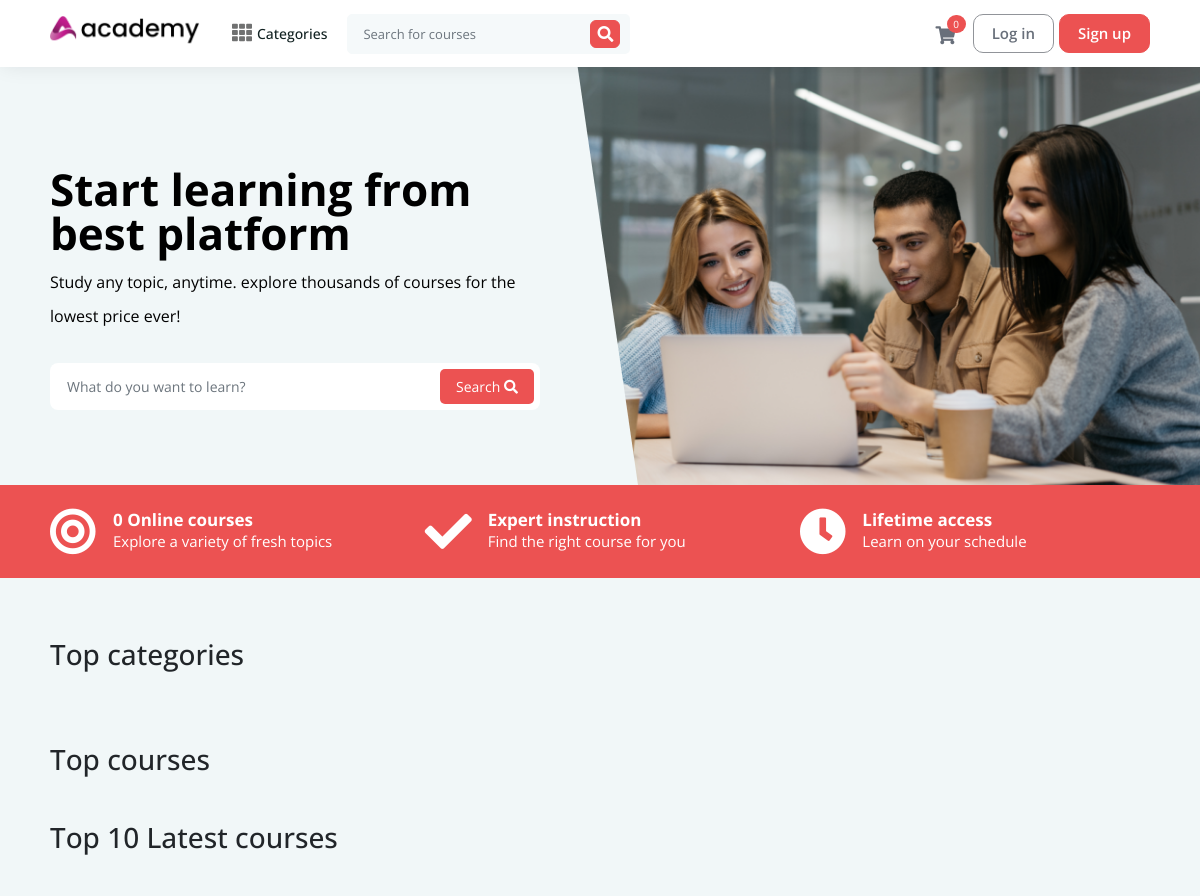
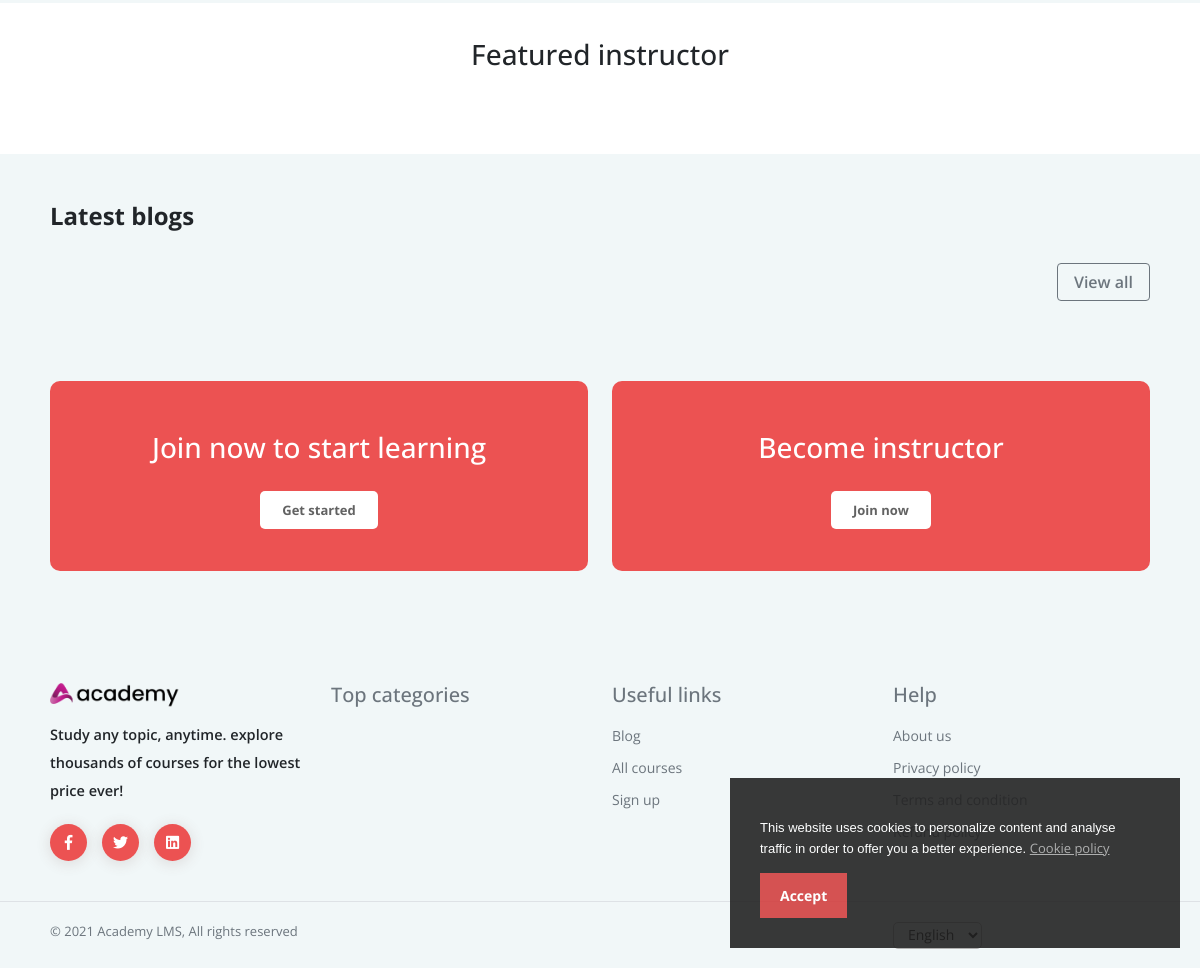
The page / on the database its author committed (2 pictures, top to bottom).
### tables this page shows
CREATE TABLE `frontend_settings` (
  `id` int(11) UNSIGNED NOT NULL,
  `key` varchar(255) DEFAULT NULL,
  `value` longtext
);

### application/views/frontend/default/home.php (the view, shortened to what the rows shown need)
<section class="home-banner-area" id="home-banner-area" style="background-image: url('<?= base_url("uploads/system/" . get_frontend_settings('banner_image')); ?>'); background-position: right; background-repeat: no-repeat; padding: 100px 0 75px; background-size: auto 100%; color: #fff;">
    <div class="cropped-home-banner" ></div>
    <div class="container-xl">
        <div class="row">
            <div class="col position-relative">
                <div class="home-banner-wrap">
                    <h2 class="fw-bold"><?php echo site_phrase(get_frontend_settings('banner_title')); ?></h2>
                    <p><?php echo site_phrase(get_frontend_settings('banner_sub_title')); ?></p>
                    <form class="" action="<?php echo site_url('home/search'); ?>" method="get">
                        <div class="input-group">
                            <input type="text" class="form-control" name="query" placeholder="<?php echo site_phrase('what_do_you_want_to_learn'); ?>?">
                            <div class="input-group-append p-6px bg-white">
                                <button class="btn" type="submit"><?php echo site_phrase('search'); ?> <i class="fas fa-search"></i></button>
                            </div>
                        </div>
                    </form>
                </div>
            </div>
        </div>
    </div>
</section>
<section class="home-fact-area">
    <div class="container-lg">
        <div class="row">
            <?php $courses = $this->crud_model->get_courses(); ?>
            <div class="col-md-4 d-flex">
                <div class="home-fact-box mr-md-auto mr-auto">
                    <i class="fas fa-bullseye float-start"></i>
                    <div class="text-box">
                        <h4><?php
                            $status_wise_courses = $this->crud_model->get_status_wise_courses();
                            $number_of_courses = $status_wise_courses['active']->num_rows();
                            echo $number_of_courses . ' ' . site_phrase('online_courses'); ?></h4>
                        <p><?php echo site_phrase('explore_a_variety_of_fresh_topics'); ?></p>
                    </div>
                </div>
            </div>
            <div class="col-md-4 d-flex">
                <div class="home-fact-box mr-md-auto mr-auto">
                    <i class="fa fa-check float-start"></i>
                    <div class="text-box">
                        <h4><?php echo site_phrase('expert_instruction'); ?></h4>
                        <p><?php echo site_phrase('find_the_right_course_for_you'); ?></p>
                    </div>
                </div>
            </div>
            <div class="col-md-4 d-flex">
                <div class="home-fact-box mr-md-auto mr-auto">
                    <i class="fa fa-clock float-start"></i>
                    <div class="text-box">
                        <h4><?php echo site_phrase('lifetime_access'); ?></h4>
                        <p><?php echo site_phrase('learn_on_your_schedule'); ?></p>
                    </div>
                </div>
            </div>
        </div>
    </div>
</section>
<?php if($course_accessibility): ?>
    <section class="mb-5">
        <div class="container-lg">
            <h3 class="course-carousel-title my-4"><?php echo site_phrase('top_categories'); ?></h3>
        </div>
    </section>
    <section class="course-carousel-area">
        <div class="container-lg">
            <div class="row">
                <div class="col">
                    <h3 class="course-carousel-title mb-4"><?php echo site_phrase('top_courses'); ?></h3>
                </div>
            </div>
        </div>
    </section>
    <section class="course-carousel-area">
        <div class="container-lg">
            <div class="row">
                <div class="col">
                    <h3 class="course-carousel-title mb-4"><?php echo site_phrase('top') . ' 10 ' . site_phrase('latest_courses'); ?></h3>
                </div>
            </div>
        </div>
    </section>
    <section class="featured-instructor">
        <div class="container-lg">
            <div class="row">
                <div class="col">
                    <h3 class="text-center mb-5"><?php echo site_phrase('featured_instructor'); ?></h3>
                </div>
            </div>
        </div>
    </section>
<?php endif; ?>
<?php if(get_frontend_settings('blog_visibility_on_the_home_page')): ?>
    <section class="section-blog py-5">
        <div class="container-lg">
            <div class="row row-cols-1 row-cols-lg-4 row-cols-md-3 g-4 justify-content-center">
                <div class="col-12">
                    <h4 class="fw-700"><?php echo site_phrase('latest_blogs'); ?></h4>
                </div>
                <div class="col-12">
                    <a class="float-end btn btn-outline-secondary px-3 fw-600" href="<?php echo site_url('blogs'); ?>"><?php echo site_phrase('view_all'); ?></a>
                </div>
            </div>
        </div>
    </section>
<?php endif; ?>
<div class="container-xl">
    <div class="row justify-content-evenly py-3 mb-4">
      <div class="col-md-6 <?php if (get_settings('allow_instructor') != 1) echo 'w-100'; ?> mt-3 mt-md-0">
        <div class="become-user-label text-center mt-3">
          <h3 class="pb-4"><?php echo site_phrase('join_now_to_start_learning'); ?></h3>
          <a href="<?php echo site_url('home/sign_up'); ?>"><?php echo site_phrase('get_started'); ?></a>
        </div>
      </div>
      <?php if (get_settings('allow_instructor') == 1) : ?>
          <div class="col-md-6">
            <div class="become-user-label text-center mt-3">
                <h3 class="pb-4"><?php echo site_phrase('become_instructor'); ?></h3>
                <?php if($this->session->userdata('user_id')): ?>
                    <a href="<?php echo site_url('user/become_an_instructor'); ?>"><?php echo site_phrase('join_now'); ?></a>
                <?php else: ?>
                    <a href="<?php echo site_url('home/sign_up'); ?>"><?php echo site_phrase('join_now'); ?></a>
                <?php endif; ?>
            </div>
          </div>
      <?php endif; ?>
    </div>
</div>

### application/views/frontend/default/logged_out_header.php (shortened to what the rows shown need)
<section class="menu-area bg-white">
  <div class="container-xl">
    <nav class="navbar navbar-expand-lg bg-white">
      <a href="<?php echo site_url(''); ?>" class="navbar-brand" href="#"><img src="<?php echo base_url('uploads/system/'.get_frontend_settings('dark_logo')); ?>" alt="" height="35"></a>
      <?php include 'menu.php'; ?>
      <form class="inline-form me-auto" action="<?php echo site_url('home/search'); ?>" method="get">
        <div class="input-group search-box mobile-search">
          <input type="text" name = 'query' class="form-control" placeholder="<?php echo site_phrase('search_for_courses'); ?>">
          <div class="input-group-append">
            <button class="btn" type="submit"><i class="fas fa-search"></i></button>
          </div>
        </div>
      </form>
      <div class="cart-box menu-icon-box" id = "cart_items">
        <?php include 'cart_items.php'; ?>
      </div>
      <div class="sign-in-box btn-group">
        <a href="<?php echo site_url('home/login'); ?>" class="btn btn-sign-in"><?php echo site_phrase('log_in'); ?></a>
        <a href="<?php echo site_url('home/sign_up'); ?>" class="btn btn-sign-up"><?php echo site_phrase('sign_up'); ?></a>
      </div>
    </nav>
  </div>
</section>

### application/views/frontend/default/eu-cookie.php (shortened to what the rows shown need)
<link rel="stylesheet" type="text/css" href="<?php echo site_url(); ?>assets/frontend/eu-cookie/purecookie.css" async />
<div class="cookieConsentContainer" id="cookieConsentContainer" style="opacity: .9; display: block; display: none;">
  <div class="cookieDesc">
    <p>
      <?php echo get_frontend_settings('cookie_note');?>
      <a class="link-cookie-policy" href="<?php echo site_url('home/cookie_policy'); ?>"><?php echo site_phrase('cookie_policy'); ?></a>
    </p>
  </div>
  <div class="cookieButton">
    <a onclick="cookieAccept();"><?php echo site_phrase('accept'); ?></a>
  </div>
</div>

### application/views/frontend/default/footer.php (shortened to what the rows shown need)
<footer class="footer-area d-print-none bg-gray mt-5 pt-5">
  <div class="container-xl">
    <div class="row mb-3">
      <div class="<?php if($course_accessibility){echo 'col-md-3';}else{echo 'col-md-6';} ?> col-sm-12 order-sm-first">
        <img src="<?php echo base_url('uploads/system/'.get_frontend_settings('dark_logo')); ?>" width="130">
        <span class="d-block mb-1 mt-2 fw-600" style="font-size: 14.5px; line-height: 28px"><?php echo get_settings('website_description'); ?></span>
        <ul class="footer-social-link">
          <?php $facebook = get_frontend_settings('facebook'); ?>
          <?php $twitter = get_frontend_settings('twitter'); ?>
          <?php $linkedin = get_frontend_settings('linkedin'); ?>
          <?php if($facebook): ?>
            <li class="mb-1">
            </li>
          <?php endif; ?>
          <?php if($twitter): ?>
            <li class="mb-1">
            </li>
          <?php endif; ?>
          <?php if($linkedin): ?>
            <li class="mb-1">
            </li>
          <?php endif; ?>
        </ul>
      </div>
    </div>
  </div>
  <section class="border-top">
  </section>
</footer>

### rows shown on the page
frontend_settings: value (picture)
frontend_settings: value "This website uses cookies to personalize content and analyse traffic in order to offer you a better experience."
frontend_settings: value (picture)
frontend_settings: value "Start learning from best platform"
frontend_settings: value "Study any topic, anytime. explore thousands of courses for the lowest price ever!"

### other values the page prints
site_phrase('categories') "Categories"
sizeof($this->session->userdata('cart_items')) "0"
site_phrase('log_in') "Log in"
site_phrase('sign_up') "Sign up"
site_phrase('cookie_policy') "Cookie policy"
site_phrase('accept') "Accept"
site_phrase('search') "Search"
$number_of_courses "0"
site_phrase('online_courses') "Online courses"
site_phrase('explore_a_variety_of_fresh_topics') "Explore a variety of fresh topics"
site_phrase('expert_instruction') "Expert instruction"
site_phrase('find_the_right_course_for_you') "Find the right course for you"
site_phrase('lifetime_access') "Lifetime access"
site_phrase('learn_on_your_schedule') "Learn on your schedule"
site_phrase('top_categories') "Top categories"
